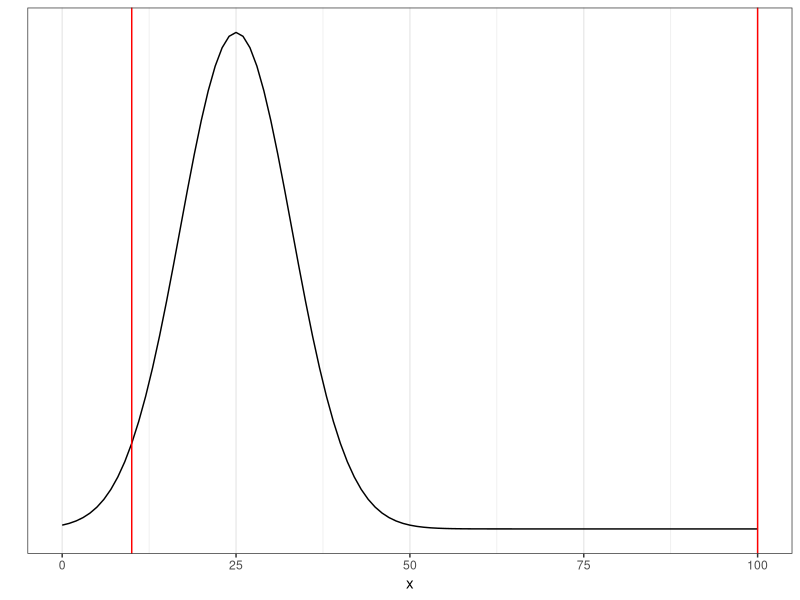

The R script that drew this image:
## ---- chunk 1
knitr::opts_chunk$set(
  comment = "#>", echo = TRUE, message=FALSE, note=FALSE, warning=FALSE
)
## ---- chunk 2
mean = 25
sd = 8
p.of.not.being.worth.it = pnorm(10, mean, sd)
p.of.worth.it = 1 - p.of.not.being.worth.it
p.of.worth.it
## ---- chunk 3
mean = 25
sd = 8
p.of.less.than.lots = pnorm(100, mean, sd)
p.of.mucho.mula = 1 - p.of.less.than.lots
p.of.mucho.mula
## ---- chunk 4
require(ggplot2)
ggplot(data = data.frame(x = c(0, 100)), aes(x)) +
  stat_function(fun = dnorm, n = 101, args = list(mean = 25, sd = 8)) + ylab("") +
  scale_y_continuous(breaks = NULL) + theme_bw() +
  geom_vline(xintercept = 10, col="red") + 
  geom_vline(xintercept = 100, col="red") 

